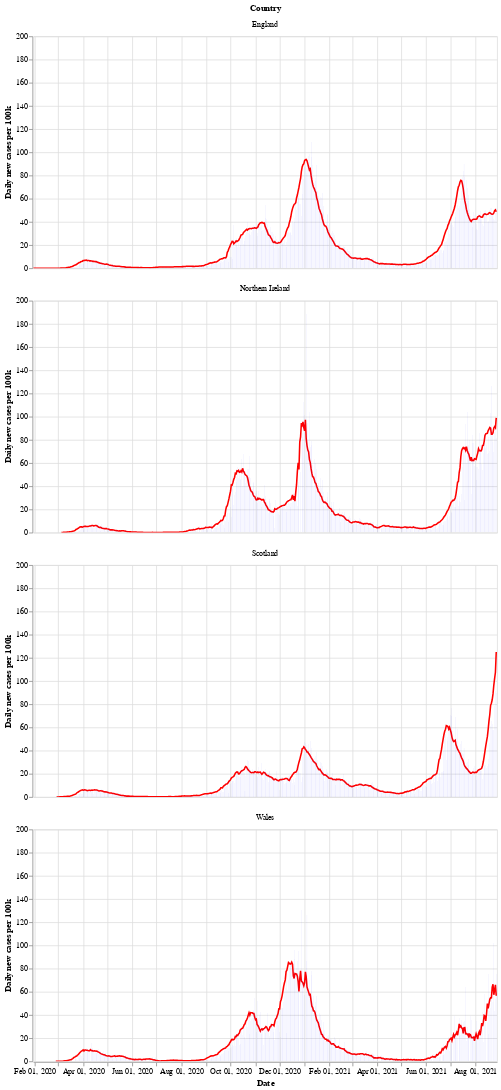

Source (notebook cell):
### Markdown cell above
Next is a bar chart of the number of new cases in each country (per 100k population), with the 7 day moving average of cases. Again we see that Wales saw a longer period of raising and falling cases compared to the other countries.

After a period of cases falling, each nation is now seeing a rise in the number of cases - especially in Wales.

### Code cell
# collapse
bars = alt.Chart(uk_cases).mark_bar().encode(
    x=alt.X("yearmonthdate(date):T", axis=alt.Axis(title='Date')),
    y=alt.Y("newCasesRate:Q", axis=alt.Axis(title='Daily new cases per 100k')),
    tooltip='newCasesRate',
    color=alt.condition(
        alt.datum.dailyChange > 0,
        alt.value("orange"),  # The positive color
        alt.value("blue")  # The negative color
    )
).properties(title='New cases per 100k population with rolling 7 day average', width=600).interactive()
line = alt.Chart(uk_cases).mark_line(
    color='red',
    size=2,
).transform_window(
    rolling_mean='mean(newCasesRate)',
    frame=[0, 7],
    groupby=['areaName']
).encode(
    x='yearmonthdate(date):T',
    y='rolling_mean:Q'
)
alt.layer(line, bars, data=uk_cases).facet(alt.Row('areaName', title='Country'), columns=1)

### Figure 1 — Vega-Lite specification as saved in the notebook (floating-point values rounded to 4 significant figures; data arrays with more than 128 entries replaced by an {"elided": "..."} marker saying what was removed)
{"config": {"view": {"continuousWidth": 400, "continuousHeight": 300}}, "data": {"name": "data-7a0b3422ce01b247deccc0ec12c3e3a3"}, "facet": {"type": "nominal", "field": "areaName", "title": "Country"}, "spec": {"layer": [{"mark": {"type": "line", "color": "red", "size": 2}, "encoding": {"x": {"type": "temporal", "field": "date", "timeUnit": "yearmonthdate"}, "y": {"type": "quantitative", "field": "rolling_mean"}}, "transform": [{"window": [{"op": "mean", "field": "newCasesRate", "as": "rolling_mean"}], "frame": [0, 7], "groupby": ["areaName"]}]}, {"mark": "bar", "encoding": {"color": {"condition": {"value": "orange", "test": "(datum.dailyChange > 0)"}, "value": "blue"}, "tooltip": {"type": "quantitative", "field": "newCasesRate"}, "x": {"type": "temporal", "axis": {"title": "Date"}, "field": "date", "timeUnit": "yearmonthdate"}, "y": {"type": "quantitative", "axis": {"title": "Daily new cases per 100k"}, "field": "newCasesRate"}}, "selection": {"selector002": {"type": "interval", "bind": "scales", "encodings": ["x", "y"]}}, "title": "New cases per 100k population with rolling 7 day average", "width": 600}]}, "columns": 1, "$schema": "https://vega.github.io/schema/vega-lite/v4.8.1.json", "datasets": {"data-7a0b3422ce01b247deccc0ec12c3e3a3": {"elided": "2212 records"}}}
